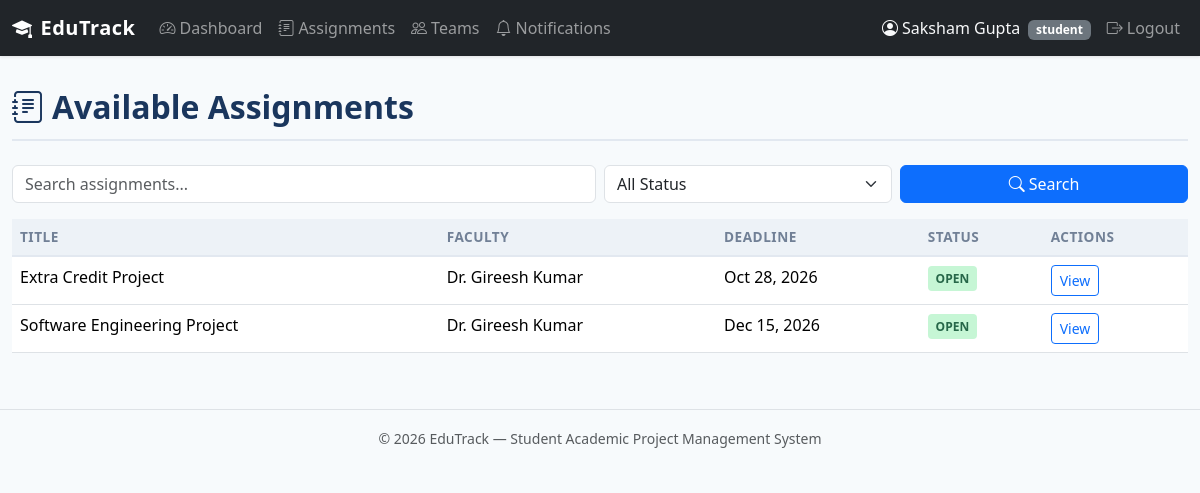
Page /student/assignments (signed in) on the committed database.
### tables this page shows
CREATE TABLE assignments (
    assignment_id INTEGER PRIMARY KEY AUTOINCREMENT,
    title TEXT NOT NULL,
    description TEXT,
    instructions TEXT,
    faculty_id INTEGER NOT NULL,
    deadline TEXT,
    status TEXT NOT NULL DEFAULT 'OPEN' CHECK(status IN ('OPEN', 'CLOSED')),
    created_at TIMESTAMP DEFAULT CURRENT_TIMESTAMP,
    updated_at TIMESTAMP DEFAULT CURRENT_TIMESTAMP,
    FOREIGN KEY (faculty_id) REFERENCES users(user_id)
);

CREATE TABLE users (
    user_id INTEGER PRIMARY KEY AUTOINCREMENT,
    name TEXT NOT NULL,
    email TEXT UNIQUE NOT NULL,
    password_hash TEXT NOT NULL,
    role TEXT NOT NULL CHECK(role IN ('student', 'faculty', 'admin')),
    is_active INTEGER NOT NULL DEFAULT 1,
    created_at TIMESTAMP DEFAULT CURRENT_TIMESTAMP
);

### routes/student.py (the view)
@student_bp.route('/assignments')
@role_required('student')
def assignments():
    q = request.args.get('q', '')
    status_filter = request.args.get('status', '')
    sql = '''
        SELECT a.*, u.name AS faculty_name
        FROM assignments a
        JOIN users u ON a.faculty_id = u.user_id
        WHERE 1=1
    '''
    params = []
    if q:
        sql += ' AND a.title LIKE ?'
        params.append(f'%{q}%')
    if status_filter:
        sql += ' AND a.status = ?'
        params.append(status_filter)
    sql += ' ORDER BY a.deadline ASC'
    assigns = query_db(sql, params)
    return render_template('student/assignments.html',
                           assignments=assigns, q=q, status_filter=status_filter)

### db.py (called while the page is built)
def get_db():
    if 'db' not in g:
        g.db = sqlite3.connect(
            current_app.config['DATABASE'],
            detect_types=sqlite3.PARSE_DECLTYPES
        )
        g.db.row_factory = sqlite3.Row
        g.db.execute('PRAGMA foreign_keys = ON')
    return g.db

def query_db(query, args=(), one=False):
    cur = get_db().execute(query, args)
    rv = cur.fetchall()
    cur.close()
    return (rv[0] if rv else None) if one else rv

### routes/__init__.py (called while the page is built)
def role_required(role):
    def decorator(f):
        @wraps(f)
        def decorated_function(*args, **kwargs):
            if 'user_id' not in session:
                flash('Please log in to access this page.', 'warning')
                return redirect(url_for('auth.login'))
            if session.get('role') != role:
                abort(403)
            return f(*args, **kwargs)
        return decorated_function
    return decorator

### routes/auth.py (called while the page is built)
@auth_bp.app_context_processor
def inject_unread_count():
    if 'user_id' in session:
        count = query_db(
            'SELECT COUNT(*) AS cnt FROM notifications WHERE user_id = ? AND is_read = 0',
            [session['user_id']], one=True
        )
        return {'unread_count': count['cnt'] if count else 0}
    return {'unread_count': 0}

### templates/student/assignments.html (shortened to what this page needs)
{% extends "base.html" %}
{% block content %}
<div class="page-header"><h2><i class="bi bi-journal-text me-2"></i>Available Assignments</h2></div>
<form method="GET" class="row g-2 mb-3">
    <div class="col-md-6">
        <input type="text" name="q" class="form-control" placeholder="Search assignments..." value="{{ q }}">
    </div>
    <div class="col-md-3">
        <select name="status" class="form-select">
            <option value="">All Status</option>
        </select>
    </div>
    <div class="col-md-3">
        <button type="submit" class="btn btn-primary w-100"><i class="bi bi-search me-1"></i>Search</button>
    </div>
</form>
{% if assignments %}
<div class="table-responsive">
    <table class="table table-hover">
        <thead><tr><th>Title</th><th>Faculty</th><th>Deadline</th><th>Status</th><th>Actions</th></tr></thead>
        <tbody>
        {% for a in assignments %}
        <tr>
            <td>{{ a['title'] }}</td>
            <td>{{ a['faculty_name'] }}</td>
            <td>{{ a['deadline']|format_date }}</td>
            <td><span class="badge-status {{ a['status']|status_class }}">{{ a['status'] }}</span></td>
            <td><a href="{{ url_for('student.assignment_detail', assignment_id=a['assignment_id']) }}" class="btn btn-sm btn-outline-primary">View</a></td>
        </tr>
        {% endfor %}
        </tbody>
    </table>
</div>
{% else %}
<div class="empty-state"><i class="bi bi-journal-x"></i><p>No assignments available.</p></div>
{% endif %}
{% endblock %}

### static/css/style.css (style rules this page uses)
:root { --primary: #2c5282; --primary-dark: #1a365d; --primary-light: #ebf4ff; --success: #276749; --warning: #c05621; --danger: #c53030; --gray-50: #f7fafc; --gray-100: #edf2f7; --gray-200: #e2e8f0; --gray-500: #a0aec0; --gray-600: #718096; --gray-700: #4a5568; --gray-800: #2d3748; --gray-900: #1a202c; }
body { font-family: 'Segoe UI', system-ui, -apple-system, sans-serif; background: var(--gray-50); color: var(--gray-800); min-height: 100vh; }
.badge-status { font-size: .75rem; padding: .35em .65em; border-radius: .25rem; font-weight: 600; }
.badge-open { background: #c6f6d5; color: var(--success); }
.table th { background: var(--gray-100); font-size: .85rem; text-transform: uppercase; letter-spacing: .5px; color: var(--gray-600); border-bottom: 2px solid var(--gray-200); }
.page-header { margin-bottom: 1.5rem; padding-bottom: .75rem; border-bottom: 2px solid var(--gray-200); }
.page-header h2 { font-weight: 700; color: var(--primary-dark); margin: 0; }

### rows in the picture
assignments: title "Extra Credit Project", faculty_name "Dr. Gireesh Kumar", deadline "Oct 28, 2026", status "OPEN"
assignments: title "Software Engineering Project", faculty_name "Dr. Gireesh Kumar", deadline "Dec 15, 2026", status "OPEN"

### other values in the picture
{{ session.get('user_name', '') }} "Saksham Gupta"
{{ session.get('role', '') }} "student"
